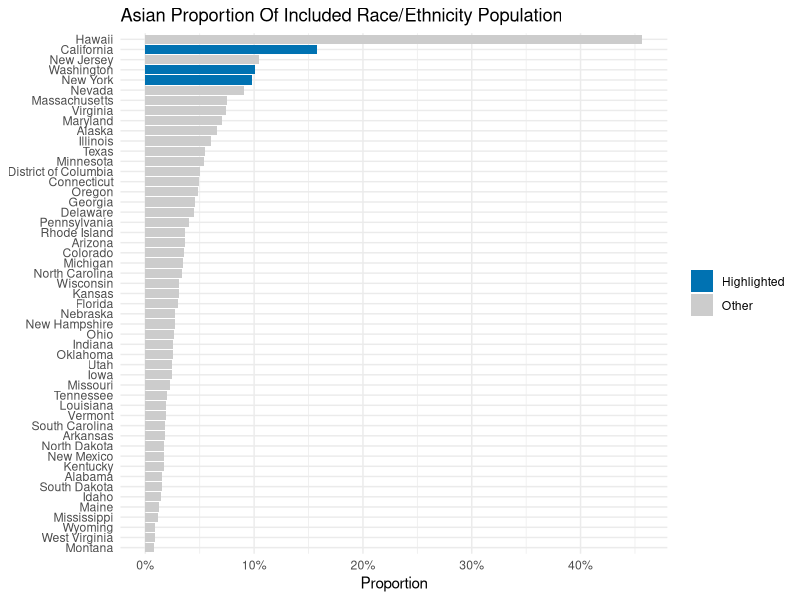

R code for this plot:
## ---- chunk 1
#| include: false
knitr::opts_knit$set(root.dir = normalizePath("../../../.."))
library(dplyr)
library(ggplot2)
## ---- chunk 2
census <- readr::read_csv("data/real/census_state_race_ethnicity_long.csv")

asian_proportion <- census |>
  rename(race_ethnicity_proportion = share) |>
  filter(race_ethnicity == "Asian") |>
  mutate(
    highlight = if_else(state %in% c("CA", "NY", "WA"), "Highlighted", "Other"),
    state_name = reorder(state_name, race_ethnicity_proportion)
  )

ggplot(asian_proportion, aes(x = state_name, y = race_ethnicity_proportion, fill = highlight)) +
  geom_col() +
  coord_flip() +
  scale_y_continuous(labels = function(x) paste0(round(x * 100), "%")) +
  scale_fill_manual(values = c("Highlighted" = "#0072B2", "Other" = "gray80")) +
  labs(
    title = "Asian Proportion Of Included Race/Ethnicity Population",
    x = NULL,
    y = "Proportion",
    fill = NULL
  ) +
  theme_minimal()
